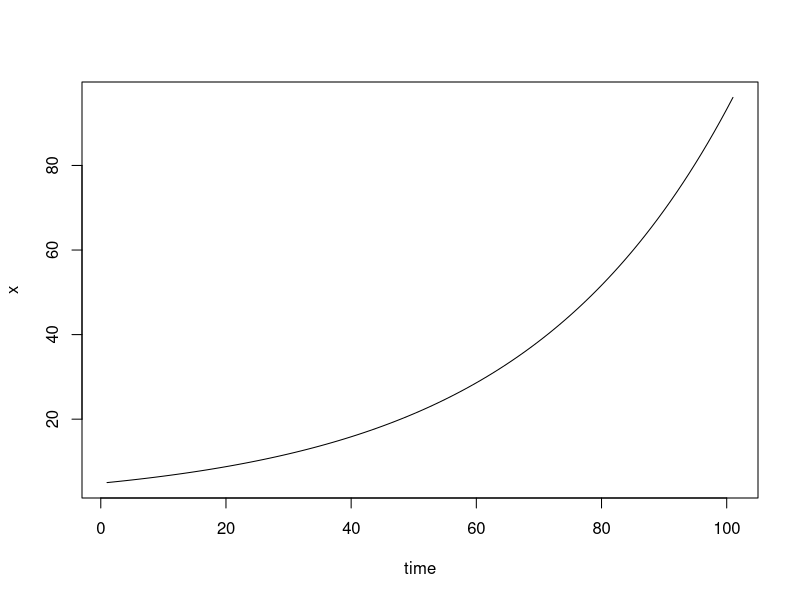
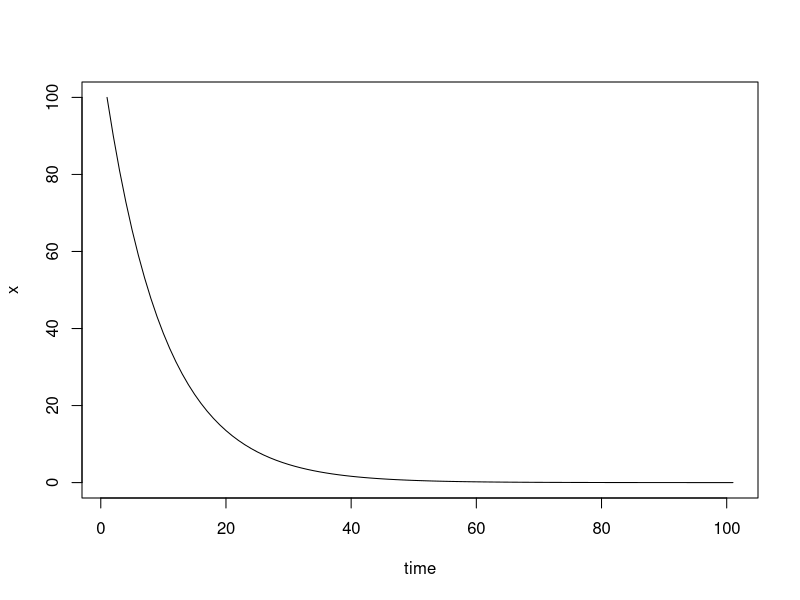
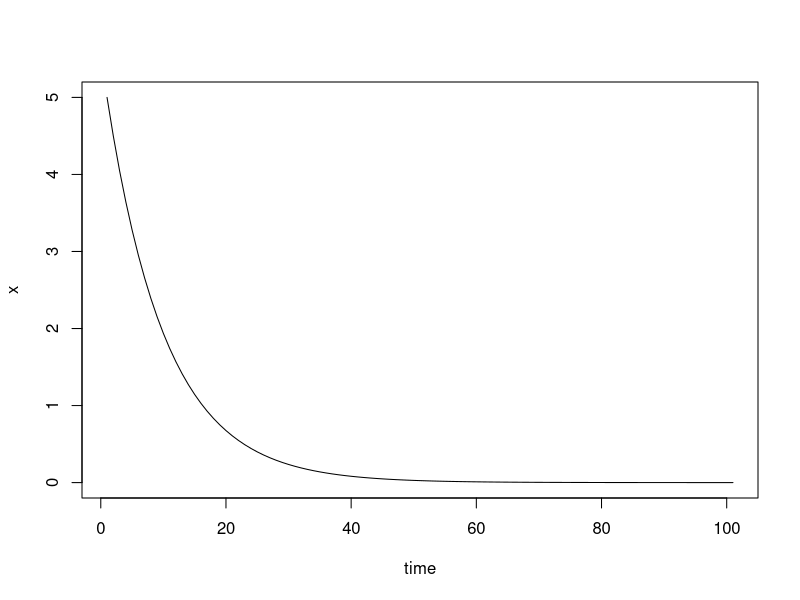
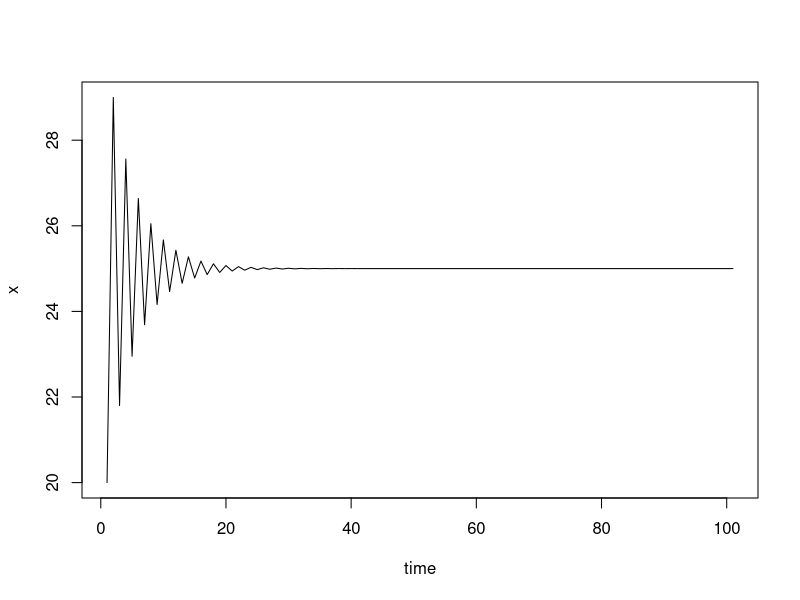
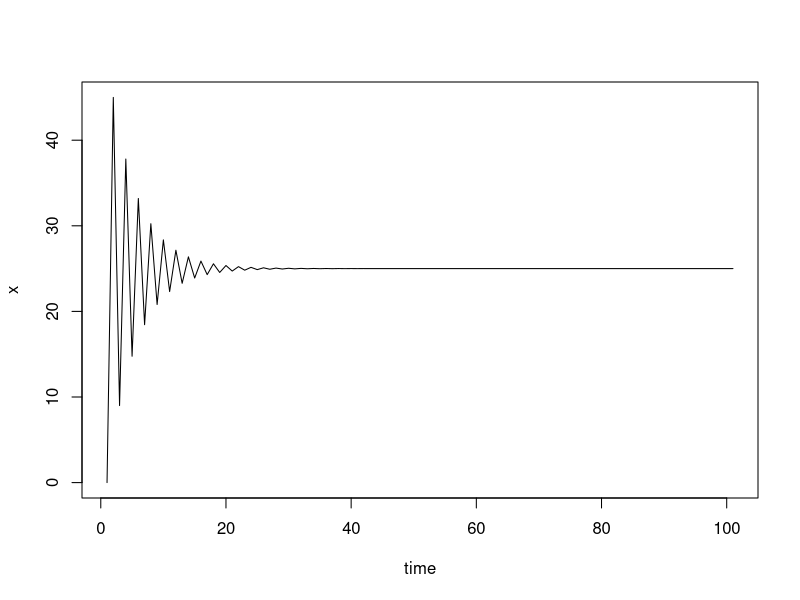
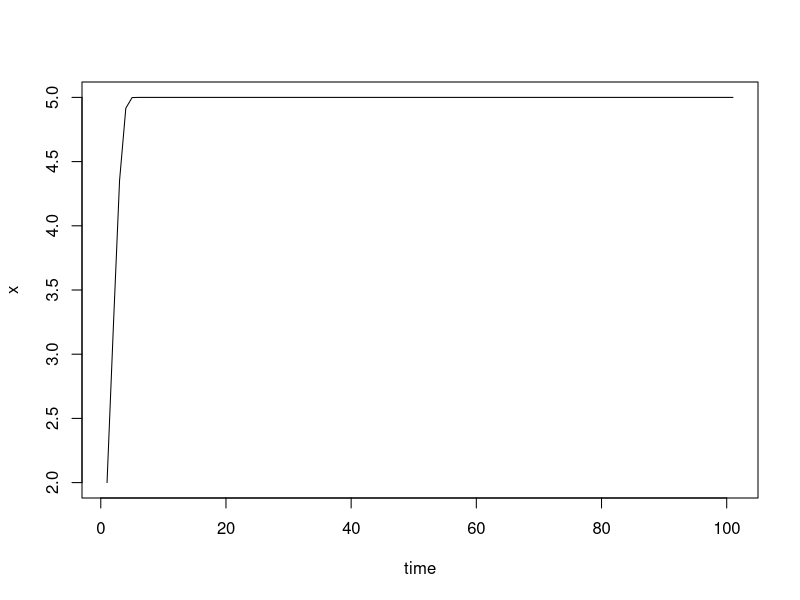
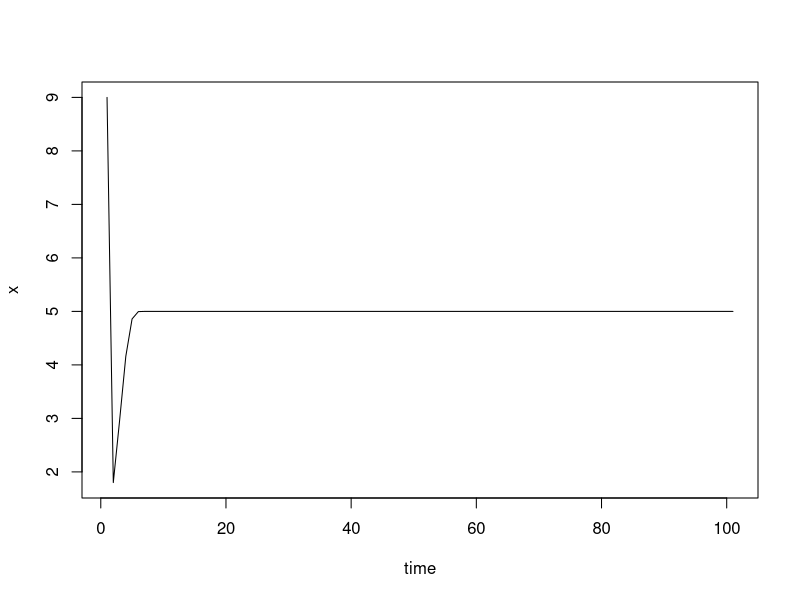
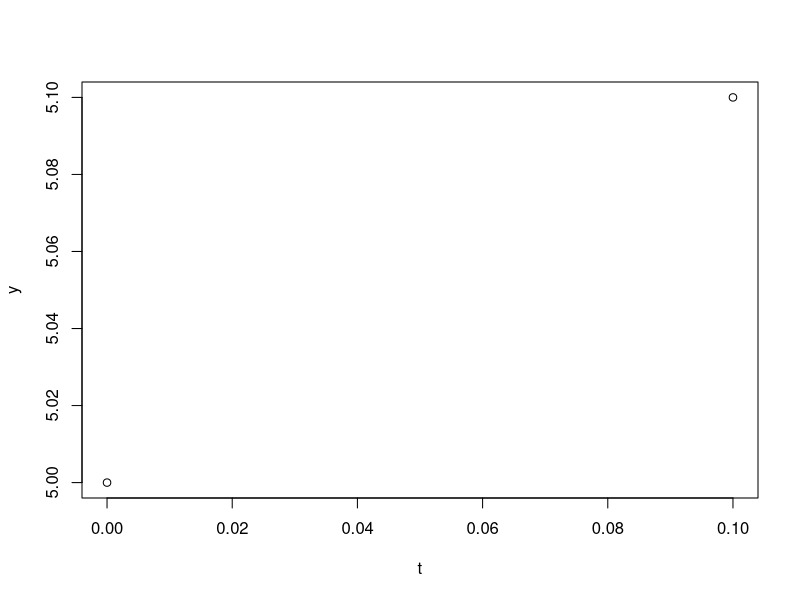

The R script that drew these images, in order:
## ---- chunk 1
mul.fun <- function(x,y) {
  ans <- y*x
  return(ans)
}
y <- 1.03
## ---- chunk 2
x <- 5
x <- mul.fun(x,y)
print(x)
## ---- chunk 3
nsteps <- 100
x <- 5
for (i in 1:nsteps) {
  x <- mul.fun(x,y)
}
print(x)
## ---- chunk 4
x <- rep(0, nsteps+1)
x[1] <- 5
for (i in 1:nsteps){
  x[i+1] <- mul.fun(x[i],y)
}
print(x)
time <- 0:nsteps+1
plot(time,x, t="l")
## ---- chunk 5
fun1 <- function(x,y) {
  ans <- y*x
  return(ans)
}
nsteps <- 100
y <- 0.9
x <- rep(0, nsteps+1)
x[1] <- 100
for (i in 1:nsteps){
  x[i+1] <- fun1(x[i],y)
}
time <- 0:nsteps+1
plot(time, x, t="l")
x[1] <- 5
for (i in 1:nsteps){
  x[i+1] <- fun1(x[i],y)
}
plot(time, x, t="l")
## ---- chunk 6
fun1 <- function(x,m,b) {
  ans <- m-b*x
  return(ans)
}
m <- 45
b <- 0.8
nsteps <- 100
x <- rep(0, nsteps+1)
x[1] <- 20
for (i in 1:nsteps){
  x[i+1] <- fun1(x[i],m,b)
}
time <- 0:nsteps+1
plot(time, x, t="l")
x[1] <- 0
for (i in 1:nsteps){
  x[i+1] <- fun1(x[i],m,b)
}
plot(time, x, t="l")
## ---- chunk 7
fun1 <- function(x,m,b) {
  ans <- m*x*(b-x)
  return(ans)
}
nsteps <- 100
m <- 0.2
b <- 10
x <- rep(0, nsteps+1)
x[1] <- 2
for (i in 1:nsteps){
  x[i+1] <- fun1(x[i],m,b)
}
time <- 0:nsteps+1
plot(time, x, t="l")
x[1] <- 9
for (i in 1:nsteps){
  x[i+1] <- fun1(x[i],m,b)
}
plot(time, x, t="l")
## ---- chunk 8
dt <- 0.1
Tmax <- 1
Nstep <- 1
up.fun <- function(y,t){
  ans <- m*y
  return(ans)
}
m <- 0.2
y <- rep(0, Nstep+1)
t <- dt*(0:Nstep)
y[1] <- 5
for (i in 1:Nstep){
  y[i+1] <- y[i] + dt*up.fun(y[i],t[i])
}
plot(t,y)
## ---- chunk 9
exact.fun <- function(m,t,b){
  ans <- exp(m*t)*b
  return(ans)
}
m <- 0.2
b <- 5
t <- dt*(0:Nstep)
s <- exact.fun(m,t,b)
error <- s[2] - y[2]
print(error)
## ---- chunk 10
dt <- 0.1
Tmax <- 100
Nstep <- 100
up.fun <- function(y,t){
  ans <- m*y
  return(ans)
}
m <- 0.2
y <- rep(0, Nstep+1)
t <- dt*(0:Nstep)
y[1] <- 5
for (i in 1:Nstep){
  y[i+1] <- y[i] + dt*up.fun(y[i],t[i])
}
print(y)
solution3 <- y[101]
plot(t,y)
## ---- chunk 11
dt <- 0.01
Tmax <- 1000
Nstep <- 1000
up.fun <- function(y,t){
  ans <- m*y
  return(ans)
}
m <- 0.2
y <- rep(0, Nstep+1)
t <- dt*(0:Nstep)
y[1] <- 5
for (i in 1:Nstep){
  y[i+1] <- y[i] + dt*up.fun(y[i],t[i])
}
print(y)
solution4 <- y[1001]
plot(t,y)
## ---- chunk 12
m <- 0.2
b <- 5
dt <- 0.1
Nstep <- 100
t <- dt*(0:Nstep)
s <- exact.fun(m,t,b)
error <- s[101] - solution3
print(error)
dt <- 0.01
Nstep <- 1000
t <- dt*(0:Nstep)
s <- exact.fun(m,t,b)
error <- s[1001] - solution4
print(error)

## ---- chunk 13
pop.model <- function(b,d,N) {
  ans <- (b-d)*N
  return(ans)
}
dt <- 0.1
Tmax <- 50
Nstep <- Tmax/dt
b <- 0.5
d <- 0.12
N <- rep(0, Nstep+1)
N[1] <- 100000
t <- dt*(0:Nstep)
for (i in 1:Nstep){
  N[i+1] <- N[i] + dt*pop.model(b,d,N[i])
}
plot(t,N, type="l", xlab="Time", ylab="Population")
## ---- chunk 14
b <- 0.01
d <- 0.12
Nstep <- Tmax/dt
N <- rep(0, Nstep+1)
N[1] <- 100000
t <- dt*(0:Nstep)
for (i in 1:Nstep){
  N[i+1] <- N[i] + dt*pop.model(b,d,N[i])
}
plot(t,N, type="l", xlab="Time", ylab="Population")
## ---- chunk 15
b <- 0.01
d <- 0.12
dt <- 1
Nstep <- Tmax/dt
N <- rep(0, Nstep+1)
N[1] <- 100000
t <- dt*(0:Nstep)
for (i in 1:Nstep){
  N[i+1] <- N[i] + dt*pop.model(b,d,N[i])
}
plot(t,N, type="l", xlab="Time", ylab="Population")
dt <- 5
Nstep <- Tmax/dt
N <- rep(0, Nstep+1)
N[1] <- 100000
t <- dt*(0:Nstep)
for (i in 1:Nstep){
  N[i+1] <- N[i] + dt*pop.model(b,d,N[i])
}
plot(t,N, type="l", xlab="Time", ylab="Population")
dt <- 10
Nstep <- Tmax/dt
N <- rep(0, Nstep+1)
N[1] <- 100000
t <- dt*(0:Nstep)
for (i in 1:Nstep){
  N[i+1] <- N[i] + dt*pop.model(b,d,N[i])
}
plot(t,N, type="l", xlab="Time", ylab="Population")
## ---- chunk 16
dt <- 0.1
b <- 0.5
d <- 0.12
Nstep <- Tmax/dt
N <- rep(0, Nstep+1)
N[1] <- 100000
t <- dt*(0:Nstep)
for (i in 1:Nstep){
  N[i+1] <- N[i] + dt*pop.model(b,d,N[i])
}
plot(t,N, type="l", xlab="Time", ylab="Population")
analytic.pop.model <- function(b,d,N0,t){
  ans <- N0*exp((b-d)*t)
  return(ans)
}
analyticN <- analytic.pop.model(b,d,N[1],t)
error <- analyticN - N
plot(t, error, type ="l")
## ---- chunk 17
average.error <- function(e,s){
  ans <- sum(abs(e))/s
  return(ans)
}
b <- 0.5
d <- 0.12
average.error(error,Nstep)

dt <- 0.05
Nstep <- Tmax/dt
N <- rep(0, Nstep+1)
N[1] <- 100000
t <- dt*(0:Nstep)
for (i in 1:Nstep){
  N[i+1] <- N[i] + dt*pop.model(b,d,N[i])
}
analyticN <- analytic.pop.model(b,d,N[1],t)
error <- analyticN - N
average.error(error,Nstep)

dt <- 0.01
Nstep <- Tmax/dt
N <- rep(0, Nstep+1)
N[1] <- 100000
t <- dt*(0:Nstep)
for (i in 1:Nstep){
  N[i+1] <- N[i] + dt*pop.model(b,d,N[i])
}
analyticN <- analytic.pop.model(b,d,N[1],t)
error <- analyticN - N
average.error(error,Nstep)

dt <- 0.005
Nstep <- Tmax/dt
N <- rep(0, Nstep+1)
N[1] <- 100000
t <- dt*(0:Nstep)
for (i in 1:Nstep){
  N[i+1] <- N[i] + dt*pop.model(b,d,N[i])
}
analyticN <- analytic.pop.model(b,d,N[1],t)
error <- analyticN - N
average.error(error,Nstep)

dt <- 0.001
Nstep <- Tmax/dt
N <- rep(0, Nstep+1)
N[1] <- 100000
t <- dt*(0:Nstep)
for (i in 1:Nstep){
  N[i+1] <- N[i] + dt*pop.model(b,d,N[i])
}
analyticN <- analytic.pop.model(b,d,N[1],t)
error <- analyticN - N
average.error(error,Nstep)
## ---- chunk 18
b <- 0.01
d <- 0.12
dt <- 0.1
Nstep <- Tmax/dt
N <- rep(0, Nstep+1)
N[1] <- 100000
t <- dt*(0:Nstep)
for (i in 1:Nstep){
  N[i+1] <- N[i] + dt*pop.model(b,d,N[i])
}
plot(t,N, type="l", xlab="Time", ylab="Population")
analyticN <- analytic.pop.model(b,d,N[1],t)
error <- analyticN - N
plot(t,error,type="l")
## ---- chunk 19
average.error(error,Nstep)

dt <- 0.05
Nstep <- Tmax/dt
N <- rep(0, Nstep+1)
N[1] <- 100000
t <- dt*(0:Nstep)
for (i in 1:Nstep){
  N[i+1] <- N[i] + dt*pop.model(b,d,N[i])
}
analyticN <- analytic.pop.model(b,d,N[1],t)
error <- analyticN - N
average.error(error,Nstep)

dt <- 0.01
Nstep <- Tmax/dt
N <- rep(0, Nstep+1)
N[1] <- 100000
t <- dt*(0:Nstep)
for (i in 1:Nstep){
  N[i+1] <- N[i] + dt*pop.model(b,d,N[i])
}
analyticN <- analytic.pop.model(b,d,N[1],t)
error <- analyticN - N
average.error(error,Nstep)

dt <- 0.005
Nstep <- Tmax/dt
N <- rep(0, Nstep+1)
N[1] <- 100000
t <- dt*(0:Nstep)
for (i in 1:Nstep){
  N[i+1] <- N[i] + dt*pop.model(b,d,N[i])
}
analyticN <- analytic.pop.model(b,d,N[1],t)
error <- analyticN - N
average.error(error,Nstep)

dt <- 0.001
Nstep <- Tmax/dt
N <- rep(0, Nstep+1)
N[1] <- 100000
t <- dt*(0:Nstep)
for (i in 1:Nstep){
  N[i+1] <- N[i] + dt*pop.model(b,d,N[i])
}
analyticN <- analytic.pop.model(b,d,N[1],t)
error <- analyticN - N
average.error(error,Nstep)
## ---- chunk 20
acetamin.model <- function(k,a,s) {
  ans <- -k*a + s
  return(ans)
}
s <- 0
k <- 0.23
dt <- 0.1
Tmax <- 24
Nstep <- Tmax/dt
t <- dt*(0:Nstep)
A <- rep(0, Nstep+1)
A[1] <- 15
for (i in 1:Nstep){
  A[i+1] <- A[i] + dt*acetamin.model(k,A[i],s)
}
plot(t,A, type="l")

A <- rep(0, Nstep+1)
A[1] <- 30
for (i in 1:Nstep){
  A[i+1] <- A[i] + dt*acetamin.model(k,A[i],s)
}
plot(t,A, type="l")

dt <- 0.5
Tmax <- 24
Nstep <- Tmax/dt
t <- dt*(0:Nstep)
A <- rep(0, Nstep+1)
A[1] <- 15
for (i in 1:Nstep){
  A[i+1] <- A[i] + dt*acetamin.model(k,A[i],s)
}
plot(t,A, type="l")

dt <- 1
Tmax <- 24
Nstep <- Tmax/dt
t <- dt*(0:Nstep)
A <- rep(0, Nstep+1)
A[1] <- 15
for (i in 1:Nstep){
  A[i+1] <- A[i] + dt*acetamin.model(k,A[i],s)
}
plot(t,A, type="l")

dt <- 4
Tmax <- 24
Nstep <- Tmax/dt
t <- dt*(0:Nstep)
A <- rep(0, Nstep+1)
A[1] <- 15
for (i in 1:Nstep){
  A[i+1] <- A[i] + dt*acetamin.model(k,A[i],s)
}
plot(t,A, type="l")

dt <- 8
Tmax <- 24
Nstep <- Tmax/dt
t <- dt*(0:Nstep)
A <- rep(0, Nstep+1)
A[1] <- 15
for (i in 1:Nstep){
  A[i+1] <- A[i] + dt*acetamin.model(k,A[i],s)
}
plot(t,A, type="l")

dt <- 12
Tmax <- 24
Nstep <- Tmax/dt
t <- dt*(0:Nstep)
A <- rep(0, Nstep+1)
A[1] <- 15
for (i in 1:Nstep){
  A[i+1] <- A[i] + dt*acetamin.model(k,A[i],s)
}
plot(t,A, type="l")

dt <- 16
Tmax <- 24
Nstep <- Tmax/dt
t <- dt*(0:Nstep)
A <- rep(0, Nstep+1)
A[1] <- 15
for (i in 1:Nstep){
  A[i+1] <- A[i] + dt*acetamin.model(k,A[i],s)
}
plot(t,A, type="l")
## ---- chunk 21
s <- 5
k <- 0.23
dt <- 0.1
Tmax <- 24
Nstep <- Tmax/dt
t <- dt*(0:Nstep)
A <- rep(0, Nstep+1)
A[1] <- 15
for (i in 1:Nstep){
  A[i+1] <- A[i] + dt*acetamin.model(k,A[i],s)
}
plot(t,A, type="l")

A[1] <- 30
for (i in 1:Nstep){
  A[i+1] <- A[i] + dt*acetamin.model(k,A[i],s)
}
plot(t,A, type="l")

dt <- 0.5
Tmax <- 24
Nstep <- Tmax/dt
t <- dt*(0:Nstep)
A <- rep(0, Nstep+1)
A[1] <- 15
for (i in 1:Nstep){
  A[i+1] <- A[i] + dt*acetamin.model(k,A[i],s)
}
plot(t,A, type="l")

dt <- 1
Tmax <- 24
Nstep <- Tmax/dt
t <- dt*(0:Nstep)
A <- rep(0, Nstep+1)
A[1] <- 15
for (i in 1:Nstep){
  A[i+1] <- A[i] + dt*acetamin.model(k,A[i],s)
}
plot(t,A, type="l")

dt <- 4
Tmax <- 24
Nstep <- Tmax/dt
t <- dt*(0:Nstep)
A <- rep(0, Nstep+1)
A[1] <- 15
for (i in 1:Nstep){
  A[i+1] <- A[i] + dt*acetamin.model(k,A[i],s)
}
plot(t,A, type="l")

dt <- 8
Tmax <- 24
Nstep <- Tmax/dt
t <- dt*(0:Nstep)
A <- rep(0, Nstep+1)
A[1] <- 15
for (i in 1:Nstep){
  A[i+1] <- A[i] + dt*acetamin.model(k,A[i],s)
}
plot(t,A, type="l")

dt <- 12
Tmax <- 24
Nstep <- Tmax/dt
t <- dt*(0:Nstep)
A <- rep(0, Nstep+1)
A[1] <- 15
for (i in 1:Nstep){
  A[i+1] <- A[i] + dt*acetamin.model(k,A[i],s)
}
plot(t,A, type="l")

dt <- 16
Tmax <- 24
Nstep <- Tmax/dt
t <- dt*(0:Nstep)
A <- rep(0, Nstep+1)
A[1] <- 15
for (i in 1:Nstep){
  A[i+1] <- A[i] + dt*acetamin.model(k,A[i],s)
}
plot(t,A, type="l")
## ---- chunk 22
k <- 0.23
dt <- 0.1
Tmax <- 48
Nstep <- Tmax/dt
t <- dt*(0:Nstep)
s <- 4+4*sin(t)
A <- rep(0, Nstep+1)
A[1] <- 15
for (i in 1:Nstep){
  A[i+1] <- A[i] + dt*acetamin.model(k,A[i],s[i])
}
plot(t,A, type="l")

A <- rep(0, Nstep+1)
A[1] <- 30
for (i in 1:Nstep){
  A[i+1] <- A[i] + dt*acetamin.model(k,A[i],s[i])
}
plot(t,A, type="l")

A <- rep(0, Nstep+1)
A[1] <- 5
for (i in 1:Nstep){
  A[i+1] <- A[i] + dt*acetamin.model(k,A[i],s[i])
}
plot(t,A, type="l")

dt <- 1
Tmax <- 48
Nstep <- Tmax/dt
t <- dt*(0:Nstep)
s <- 4+4*sin(t)
A <- rep(0, Nstep+1)
A[1] <- 15
for (i in 1:Nstep){
  A[i+1] <- A[i] + dt*acetamin.model(k,A[i],s[i])
}
plot(t,A, type="l")

dt <- 3
Tmax <- 48
Nstep <- Tmax/dt
t <- dt*(0:Nstep)
s <- 4+4*sin(t)
A <- rep(0, Nstep+1)
A[1] <- 15
for (i in 1:Nstep){
  A[i+1] <- A[i] + dt*acetamin.model(k,A[i],s[i])
}
plot(t,A, type="l")

dt <- 4
Tmax <- 48
Nstep <- Tmax/dt
t <- dt*(0:Nstep)
s <- 4+4*sin(t)
A <- rep(0, Nstep+1)
A[1] <- 15
for (i in 1:Nstep){
  A[i+1] <- A[i] + dt*acetamin.model(k,A[i],s[i])
}
plot(t,A, type="l")

dt <- 6
Tmax <- 48
Nstep <- Tmax/dt
t <- dt*(0:Nstep)
s <- 4+4*sin(t)
A <- rep(0, Nstep+1)
A[1] <- 15
for (i in 1:Nstep){
  A[i+1] <- A[i] + dt*acetamin.model(k,A[i],s[i])
}
plot(t,A, type="l")

dt <- 7
Tmax <- 48
Nstep <- Tmax/dt
t <- dt*(0:Nstep)
s <- 4+4*sin(t)
A <- rep(0, Nstep+1)
A[1] <- 15
for (i in 1:Nstep){
  A[i+1] <- A[i] + dt*acetamin.model(k,A[i],s[i])
}
plot(t,A, type="l")

dt <- 9
Tmax <- 48
Nstep <- Tmax/dt
t <- dt*(0:Nstep)
s <- 4+4*sin(t)
A <- rep(0, Nstep+1)
A[1] <- 15
for (i in 1:Nstep){
  A[i+1] <- A[i] + dt*acetamin.model(k,A[i],s[i])
}
plot(t,A, type="l")
